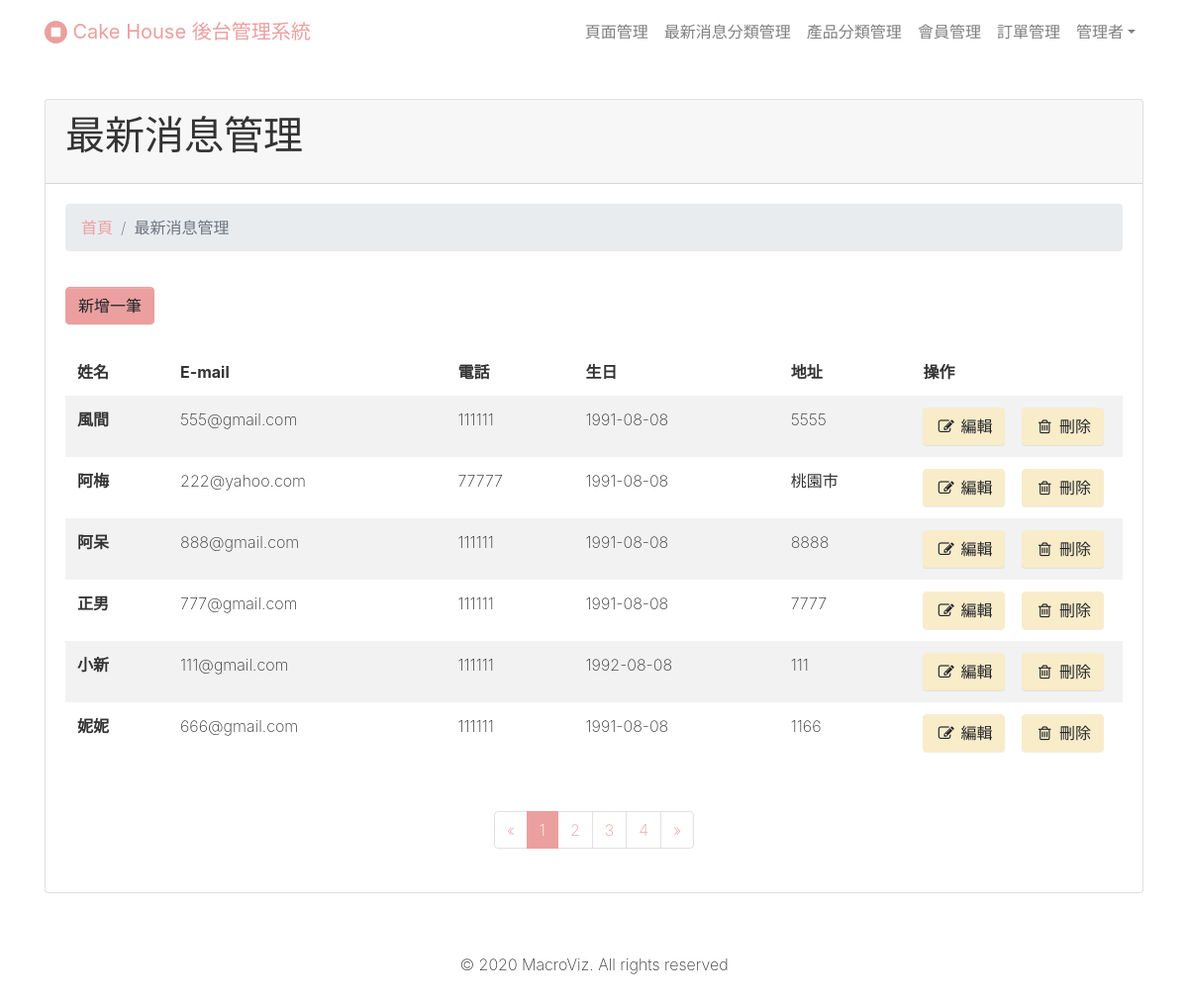
The page /admin/members/list1.php on the database its author committed.
### tables this page shows
CREATE TABLE `members` (
  `memberID` int(11) NOT NULL,
  `level` int(12) DEFAULT NULL,
  `name_date` varchar(255) DEFAULT NULL,
  `account` varchar(255) DEFAULT NULL,
  `password` varchar(255) DEFAULT NULL,
  `phone` varchar(255) DEFAULT NULL,
  `mobile` varchar(255) DEFAULT NULL,
  `email` varchar(255) DEFAULT NULL,
  `county` varchar(255) DEFAULT NULL,
  `district` varchar(255) DEFAULT NULL,
  `zipcode` varchar(255) DEFAULT NULL,
  `address` varchar(255) DEFAULT NULL,
  `birthday` varchar(255) DEFAULT NULL,
  `gender` int(11) DEFAULT NULL,
  `created_at` varchar(255) DEFAULT NULL,
  `updated_at` varchar(255) DEFAULT NULL
);

### admin/members/list1.php (the view)
<?php require_once('../../connection/connection.php');?>
<?php
$query = $db->query("SELECT * FROM members ORDER BY name_date DESC ");
$all_members = $query->fetchAll(PDO::FETCH_ASSOC);
?>
<!DOCTYPE html>
<html>
<?php require_once('../layouts/head.php'); ?>
<body style="">
<?php require_once('../layouts/navbar.php'); ?>
  <div class="py-4">
    <div class="container">
      <div class="row">
        <div class="col-md-12">
          <div class="card">
            <div class="card-header">
              <h1>最新消息管理</h1>
            </div>
            <div class="card-body">
              <ul class="breadcrumb mb-2">
                <li class="breadcrumb-item"> <a href="#">首頁</a> </li>
                <li class="breadcrumb-item active">最新消息管理</li>
              </ul>
              <div class="row">
                <div class="col-md-12 my-3"><a class="btn btn-primary" href="create1.php">新增一筆</a></div>
              </div>
              <div class="table-responsive">
                <table class="table table-striped table-borderless">
                  <thead>
                    <tr>
                      <th scope="col">姓名</th>
                      <th scope="col">E-mail</th>
                      <th scope="col">電話</th>
                      <th scope="col">生日</th>
                      <th scope="col">地址</th>
                      <th scope="col" width="20%">操作</th>
                    </tr>
                  </thead>
                  <tbody>
              <?php foreach($all_members as $members){  ?>
                <tr>
                      <th scope="row"><?php echo $members['name_date']; ?></th>
                      <td><?php echo $members['email']; ?></td>
                      <td><?php echo $members['phone']; ?></td>
                      <td><?php echo $members['birthday']; ?></td>
                      <td><?php echo $members['address']; ?></td>
                      <td>
                      <a class="btn btn-secondary" href="edit1.php?gmemberID=<?php echo $members['memberID']; ?>"><i class="fa fa-pencil-square-o fa-fw"></i>&nbsp;編輯</a>
                      <a class="btn btn-secondary ml-2" onclick="if(!confirm('是否確定刪除此筆資料?刪除後無法回復')){return false;};" href="delete1.php?gmemberID=<?php echo $members['memberID']; ?>"><i class="fa fa-fw fa-trash-o"></i>&nbsp;刪除</a>
                      </td>
                    </tr>
                    <?php } ?>
                  </tbody>
                </table>
              </div>
              <ul class="pagination my-3 justify-content-center" >
                <li class="page-item"> <a class="page-link" href="#"> <span>«</span></a> </li>
                <li class="page-item active"> <a class="page-link" href="#">1</a> </li>
                <li class="page-item"> <a class="page-link" href="#">2</a> </li>
                <li class="page-item"> <a class="page-link" href="#">3</a> </li>
                <li class="page-item"> <a class="page-link" href="#">4</a> </li>
                <li class="page-item"> <a class="page-link" href="#"> <span>»</span></a> </li>
              </ul>
            </div>
          </div>
        </div>
      </div>
    </div>
  </div>
  <?php require_once('../layouts/footer.php'); ?>
</body>
</html>

### rows shown on the page
members: name_date "風間", email "555@gmail.com", phone "111111", birthday "1991-08-08", address "5555"
members: name_date "阿梅", email "222@yahoo.com", phone "77777", birthday "1991-08-08", address "桃園市"
members: name_date "阿呆", email "888@gmail.com", phone "111111", birthday "1991-08-08", address "8888"
members: name_date "正男", email "777@gmail.com", phone "111111", birthday "1991-08-08", address "7777"
members: name_date "小新", email "111@gmail.com", phone "111111", birthday "1992-08-08", address "111"
members: name_date "妮妮", email "666@gmail.com", phone "111111", birthday "1991-08-08", address "1166"
